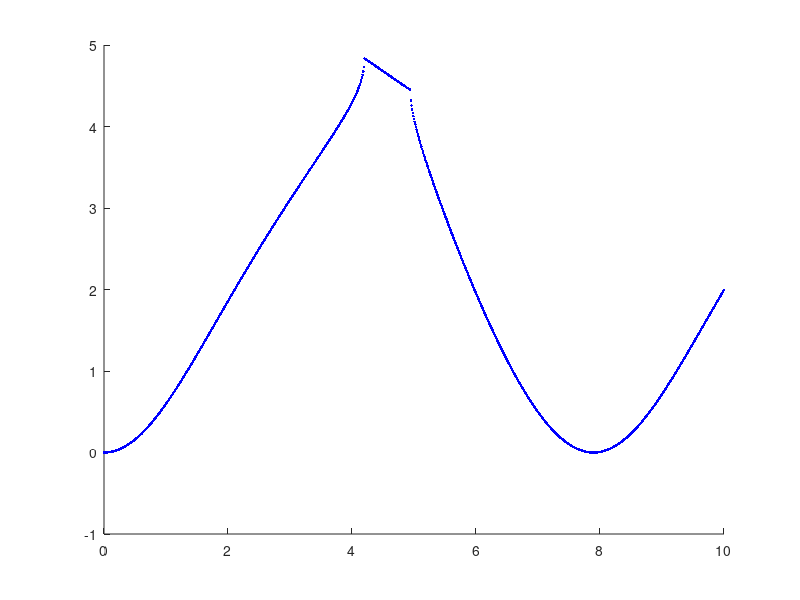

This figure's MATLAB source:
function caculate2()
R=0.950;
P=3.675;
C=2.495;
A=4.315;
K=sqrt((R+P)^2+C^2);
l=C;
n=7.6;
u=2*pi*n/60;
for t=0:0.01:10
    Ot=u*t;
    a=asin(l/K);
    O0=a-acos(((R+P)^2+K^2-C^2)/(2*(R+P)*K));
    O1t=O0+Ot;
    O2t=2*pi-O1t+a;
    Lt=sqrt(R^2+K^2-2*R*K*cos(O2t));
    bt=asin(R*sin(O2t)/Lt);
    O3t=acos((P^2+Lt^2-C^2)/(2*P*Lt))-bt;
    O4t=acos((P^2-Lt^2-C^2)/(2*C*Lt))-bt;
    xt=acos((C^2+Lt^2-P^2)/(2*C*Lt));
    Fit=xt+bt;
    Vt=-((2*pi*n*R)*(sin(O3t-O2t)))/((30*C)*(sin(O3t-O4t)));
    Fimax=acos((C^2+K^2-(R+P)^2)/(2*C*K));
    Fimin=acos((C^2+K^2-(P-R)^2)/(2*C*K));
    Stt=(Fimax-Fit)*A;
    St=A*(acos((C^2+K^2-(R+P)^2)/(2*C*K))-acos((C^2+Lt^2-P^2)/(2*C*Lt))-asin(R*sin(O2t)/Lt));

    hold on;
    plot(t,St,'b');
end